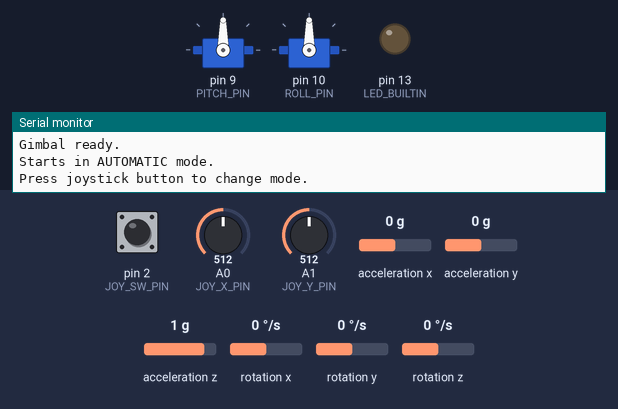
Simulated run of this sketch. Board: Arduino Uno, built with avr-gcc and run on an emulated ATmega328P. On the bench: 2 × servo, output pins drawn as LEDs (lit = HIGH), the last lines printed to the serial monitor. Wiring (inferred from the names in the program): MPU-6050 motion sensor at I2C address 0x68. The inputs (shaded band) are chosen by the test bench; at power-on: acceleration x 0 g, acceleration y 0 g, pin 2 (JOY_SW_PIN) HIGH, A0 (JOY_X_PIN) = 512, A1 (JOY_Y_PIN) = 512, acceleration z 1 g, rotation x 0 °/s, rotation y 0 °/s, rotation z 0 °/s.

Above: at 1.4 s.
1.5 s: acceleration x set to -1.4 g
At 3.7 s:
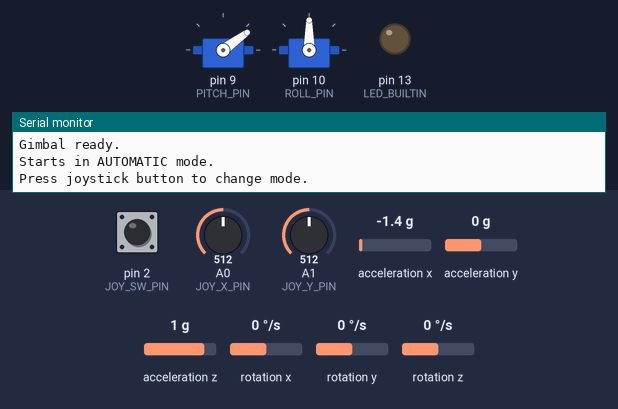
4.1 s: acceleration y set to -0.8 g
At 5.8 s:
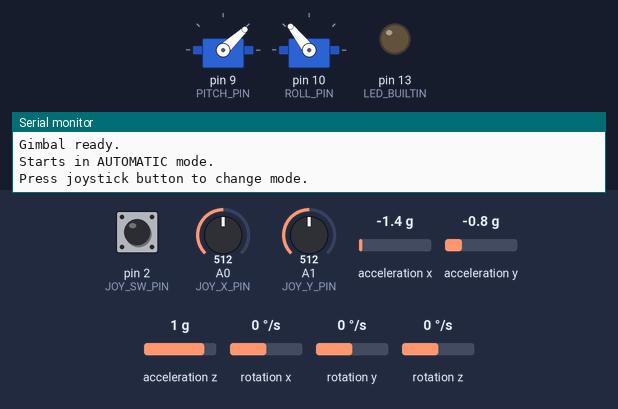
6.4 s: acceleration x set to 0.8 g
At 8.5 s:
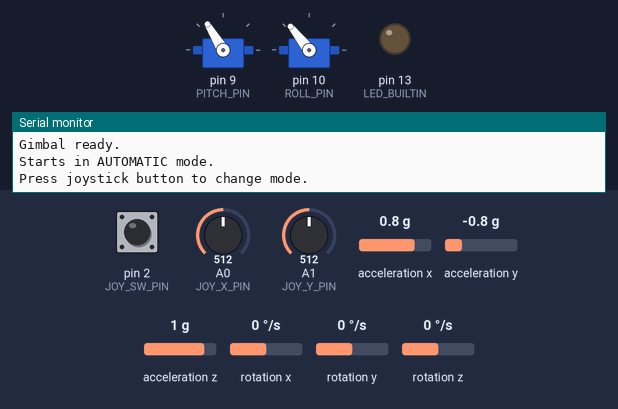
9.4 s: pin 2 (JOY_SW_PIN) pulled LOW for 0.15 s
At 9.91 s:
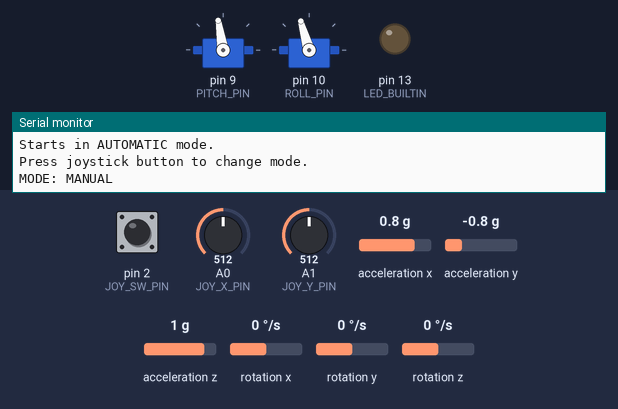
11.5 s: pin 2 (JOY_SW_PIN) pulled LOW for 1 s
At 11.99 s:
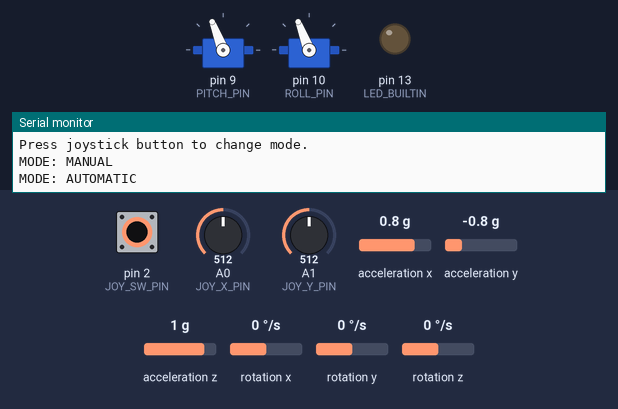
14.0 s: acceleration y set to -1.4 g
At 15.1 s:
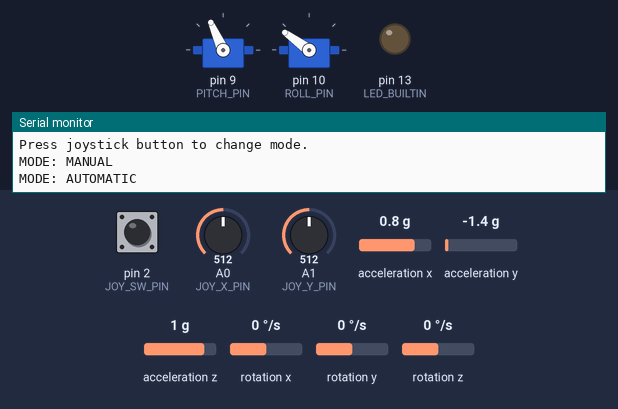
Timing chart, 0 to 16.8 s (numbered marks = the images above; inputs shaded):
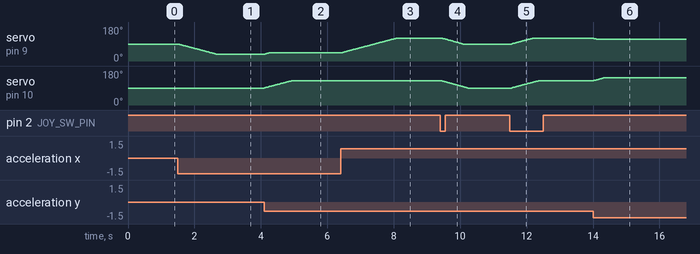

Measured:
- after the input at 1.5 s, servo on pin 9 (PITCH_PIN): moves from 90° to 36° over 1.1 s, starting at once
- after the input at 4.1 s, servo on pin 9 (PITCH_PIN): 36° → 43° at once; servo on pin 10 (ROLL_PIN): moves from 90° to 128° over 0.80 s, starting at once
- after the input at 6.4 s, servo on pin 9 (PITCH_PIN): moves from 43° to 121° over 1.7 s, starting at once
- after the input at 9.4 s, servo on pin 9 (PITCH_PIN): moves from 121° to 90° over 0.62 s, starting after 0.06 s; servo on pin 10 (ROLL_PIN): moves from 128° to 90° over 0.76 s, starting after 0.06 s
- after the input at 11.5 s, servo on pin 9 (PITCH_PIN): moves from 90° to 121° over 0.65 s, starting after 0.05 s; servo on pin 10 (ROLL_PIN): moves from 90° to 128° over 0.80 s, starting after 0.05 s
- after the input at 14.0 s, servo on pin 9 (PITCH_PIN): 121° → 114° at once; servo on pin 10 (ROLL_PIN): moves from 128° to 144° over 0.32 s, starting at once

The sketch:

ArduinoGimbal.ino
```cpp
#include <Wire.h>
#include <Servo.h>
#include <math.h>

// ---------- PINS ----------
const byte MPU_ADDR = 0x68;

const int PITCH_PIN = 9;
const int ROLL_PIN  = 10;

const int JOY_X_PIN = A0;
const int JOY_Y_PIN = A1;
const int JOY_SW_PIN = 2;

// ---------- SERVO SETTINGS ----------
const int SERVO_MIN = 20;
const int SERVO_MAX = 160;
const int SERVO_CENTER = 90;

const bool REVERSE_PITCH = false;
const bool REVERSE_ROLL  = false;

// ---------- SPEED SETTINGS ----------
// Maximum degrees each servo command can change per update.
// Smaller = slower.
const float MAX_STEP = 1.0;

// Time between servo updates in milliseconds.
// Larger = slower.
const unsigned long UPDATE_INTERVAL = 20;

// Automatic-mode filter (kept from your code)
const float FILTER = 0.50;

// ---------- OBJECTS ----------
Servo pitchServo;
Servo rollServo;

// ---------- MODE ----------
enum Mode { AUTOMATIC, MANUAL };
Mode currentMode = AUTOMATIC;

bool lastButtonReading = HIGH;
bool stableButtonState = HIGH;
unsigned long lastDebounceTime = 0;
const unsigned long DEBOUNCE_MS = 40;

// ---------- MPU DATA ----------
int16_t ax, ay, az;
int16_t gx, gy, gz;

float rollAngle = 0;
float pitchAngle = 0;
unsigned long lastTime;

// ---------- SMOOTH SERVO POSITIONS ----------
float currentPitch = SERVO_CENTER;
float currentRoll  = SERVO_CENTER;

int targetPitch = SERVO_CENTER;
int targetRoll  = SERVO_CENTER;

unsigned long lastServoUpdate = 0;

// ---------- READ MPU-6050 ----------
bool readMPU() {
  Wire.beginTransmission(MPU_ADDR);
  Wire.write(0x3B);

  if (Wire.endTransmission(false) != 0) {
    return false;
  }

  Wire.requestFrom(MPU_ADDR, (byte)14);

  if (Wire.available() < 14) {
    return false;
  }

  ax = (Wire.read() << 8) | Wire.read();
  ay = (Wire.read() << 8) | Wire.read();
  az = (Wire.read() << 8) | Wire.read();

  Wire.read();
  Wire.read(); // Temperature

  gx = (Wire.read() << 8) | Wire.read();
  gy = (Wire.read() << 8) | Wire.read();
  gz = (Wire.read() << 8) | Wire.read();

  return true;
}

// ---------- GRADUAL MOVEMENT ----------
float moveGradually(float current, float target) {
  if (target > current + MAX_STEP) {
    return current + MAX_STEP;
  }

  if (target < current - MAX_STEP) {
    return current - MAX_STEP;
  }

  return target;
}

// ---------- BUTTON: CHANGE MODE ----------
void checkModeButton() {
  bool reading = digitalRead(JOY_SW_PIN);

  if (reading != lastButtonReading) {
    lastDebounceTime = millis();
    lastButtonReading = reading;
  }

  if (millis() - lastDebounceTime >= DEBOUNCE_MS) {
    if (reading != stableButtonState) {
      stableButtonState = reading;

      if (stableButtonState == LOW) {
        if (currentMode == AUTOMATIC) {
          currentMode = MANUAL;
        } else {
          currentMode = AUTOMATIC;

          rollAngle = atan2((float)ay, (float)az)
                      * 180.0 / PI;

          pitchAngle = atan2(
            -(float)ax,
            sqrt((float)ay * ay + (float)az * az)
          ) * 180.0 / PI;

          lastTime = micros();
        }

        Serial.print("MODE: ");
        Serial.println(
          currentMode == AUTOMATIC ? "AUTOMATIC" : "MANUAL"
        );
      }
    }
  }
}

// ---------- MANUAL JOYSTICK ----------
int joystickToAngle(int pin, bool reverse) {
  int value = analogRead(pin);

  int angle = map(value, 0, 1023, SERVO_MIN, SERVO_MAX);

  if (reverse) {
    angle = SERVO_MIN + SERVO_MAX - angle;
  }

  return constrain(angle, SERVO_MIN, SERVO_MAX);
}

// ---------- SETUP ----------
void setup() {
  Serial.begin(9600);

  pinMode(JOY_SW_PIN, INPUT_PULLUP);
  pinMode(LED_BUILTIN, OUTPUT);

  pitchServo.attach(PITCH_PIN);
  rollServo.attach(ROLL_PIN);

  pitchServo.write(SERVO_CENTER);
  rollServo.write(SERVO_CENTER);

  Wire.begin();

  // Wake up MPU-6050
  Wire.beginTransmission(MPU_ADDR);
  Wire.write(0x6B);
  Wire.write(0);

  if (Wire.endTransmission() != 0) {
    Serial.println("MPU ERROR: Check sensor wiring.");

    while (true) {
      digitalWrite(LED_BUILTIN, !digitalRead(LED_BUILTIN));
      delay(200);
    }
  }

  delay(200);

  if (!readMPU()) {
    Serial.println("MPU ERROR: No sensor data.");

    while (true) {
      digitalWrite(LED_BUILTIN, !digitalRead(LED_BUILTIN));
      delay(200);
    }
  }

  rollAngle = atan2((float)ay, (float)az) * 180.0 / PI;

  pitchAngle = atan2(
    -(float)ax,
    sqrt((float)ay * ay + (float)az * az)
  ) * 180.0 / PI;

  lastTime = micros();
  lastServoUpdate = millis();

  Serial.println("Gimbal ready.");
  Serial.println("Starts in AUTOMATIC mode.");
  Serial.println("Press joystick button to change mode.");
}

// ---------- MAIN LOOP ----------
void loop() {
  checkModeButton();

  if (!readMPU()) {
    Serial.println("MPU read error!");
    delay(100);
    return;
  }

  // ----- MANUAL MODE -----
  if (currentMode == MANUAL) {
    targetPitch = joystickToAngle(
      JOY_Y_PIN, REVERSE_PITCH
    );

    targetRoll = joystickToAngle(
      JOY_X_PIN, REVERSE_ROLL
    );
  }

  // ----- AUTOMATIC MODE -----
  else {
    unsigned long now = micros();
    float dt = (now - lastTime) / 1000000.0;
    lastTime = now;

    if (dt > 0 && dt <= 0.1) {
      float accelRoll = atan2((float)ay, (float)az)
                        * 180.0 / PI;

      float accelPitch = atan2(
        -(float)ax,
        sqrt((float)ay * ay + (float)az * az)
      ) * 180.0 / PI;

      // Original gyro calculations preserved
      float gyroRollRate = gx / 131.0;
      float gyroPitchRate = gy / 131.0;

      rollAngle =
        FILTER * (rollAngle + gyroRollRate * dt)
        + (1.0 - FILTER) * accelRoll;

      pitchAngle =
        FILTER * (pitchAngle + gyroPitchRate * dt)
        + (1.0 - FILTER) * accelPitch;

      targetRoll = SERVO_CENTER - (int)rollAngle;
      targetPitch = SERVO_CENTER - (int)pitchAngle;

      if (REVERSE_ROLL) {
        targetRoll = 2 * SERVO_CENTER - targetRoll;
      }

      if (REVERSE_PITCH) {
        targetPitch = 2 * SERVO_CENTER - targetPitch;
      }

      targetRoll = constrain(
        targetRoll, SERVO_MIN, SERVO_MAX
      );

      targetPitch = constrain(
        targetPitch, SERVO_MIN, SERVO_MAX
      );
    }
  }

  // ----- SLOW, GRADUAL SERVO MOVEMENT -----
  if (millis() - lastServoUpdate >= UPDATE_INTERVAL) {
    lastServoUpdate = millis();

    currentPitch = moveGradually(currentPitch, targetPitch);
    currentRoll = moveGradually(currentRoll, targetRoll);

    pitchServo.write((int)currentPitch);
    rollServo.write((int)currentRoll);
  }

  delay(2);
}
```
